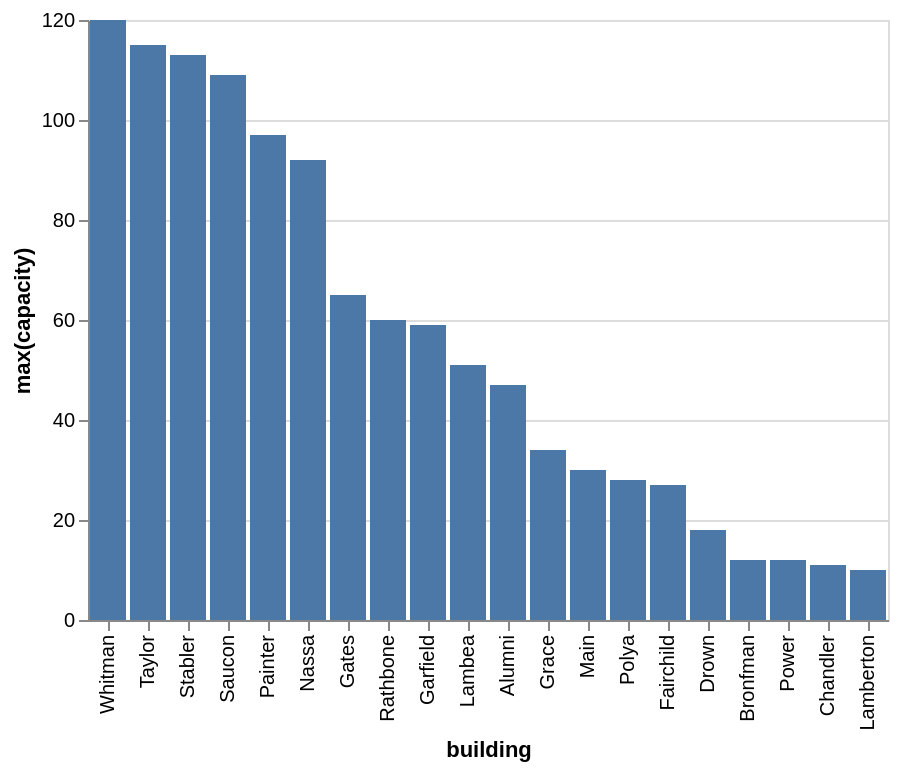

The Vega-Lite source for this figure:
### Vega-Lite specification from a JSON file in a GitHub repository (floating-point values rounded to 4 significant figures)
{"data": {"values": [{"x_data": "Alumni", "y_data": 47}, {"x_data": "Bronfman", "y_data": 12}, {"x_data": "Chandler", "y_data": 11}, {"x_data": "Drown", "y_data": 18}, {"x_data": "Fairchild", "y_data": 27}, {"x_data": "Garfield", "y_data": 59}, {"x_data": "Gates", "y_data": 65}, {"x_data": "Grace", "y_data": 34}, {"x_data": "Lambea", "y_data": 51}, {"x_data": "Lamberton", "y_data": 10}, {"x_data": "Main", "y_data": 30}, {"x_data": "Nassa", "y_data": 92}, {"x_data": "Painter", "y_data": 97}, {"x_data": "Polya", "y_data": 28}, {"x_data": "Power", "y_data": 12}, {"x_data": "Rathbone", "y_data": 60}, {"x_data": "Saucon", "y_data": 109}, {"x_data": "Stabler", "y_data": 113}, {"x_data": "Taylor", "y_data": 115}, {"x_data": "Whitman", "y_data": 120}]}, "mark": "bar", "encoding": {"x": {"field": "x_data", "type": "nominal", "title": "building", "sort": {"op": "sum", "field": "y_data", "order": "descending"}}, "y": {"field": "y_data", "type": "quantitative", "title": "max(capacity)"}}}
